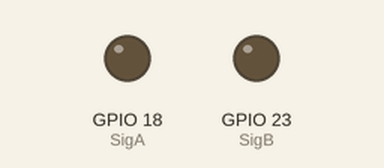
Bench run of a program on a simulated Raspberry Pi (BCM pin numbers). On the bench: output pins drawn as LEDs (lit = HIGH). At 6.4 s the program stops and its outputs stay as they are.

Above: at 0.2 s.
At 1.4 s:
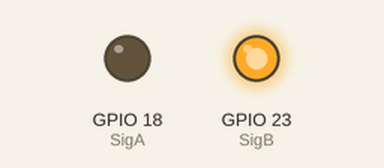
At 2.1 s:
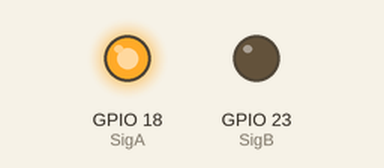
At 3.5 s:
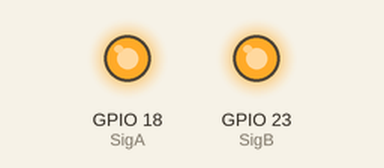
Timing chart, 0 to 6.1 s (numbered marks = the images above):
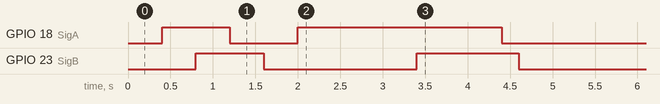

The program:

p053_Signal1.py
```python
import RPi.GPIO as IoPort
import time

def State_A(Dly) :
    IoPort.output(SigA, False)
    IoPort.output(SigB, False)
    time.sleep(Dly)

def State_B(Dly) :
    IoPort.output(SigA, False)
    IoPort.output(SigB, True)
    time.sleep(Dly)

def State_C(Dly) :
    IoPort.output(SigA, True)
    IoPort.output(SigB, False)
    time.sleep(Dly)

def State_D(Dly) :
    IoPort.output(SigA, True)
    IoPort.output(SigB, True)
    time.sleep(Dly)

SigA = 18
SigB = 23
IoPort.setmode(IoPort.BCM)
IoPort.setup(SigA, IoPort.OUT)
IoPort.setup(SigB, IoPort.OUT)

State_A(0.4)
State_C(0.4)
State_D(0.4)
State_B(0.4)
State_A(0.4)
State_C(1.4)
State_D(1.0)
State_B(0.2)
State_A(1.8)
```

Measured:
- by itself, GPIO 18 (SigA): LOW → HIGH at 0.40 s, → LOW 0.80 s later, → HIGH 0.80 s later, → LOW 2.4 s later
- by itself, GPIO 23 (SigB): LOW → HIGH at 0.80 s, → LOW 0.80 s later, → HIGH 1.8 s later, → LOW 1.2 s later
